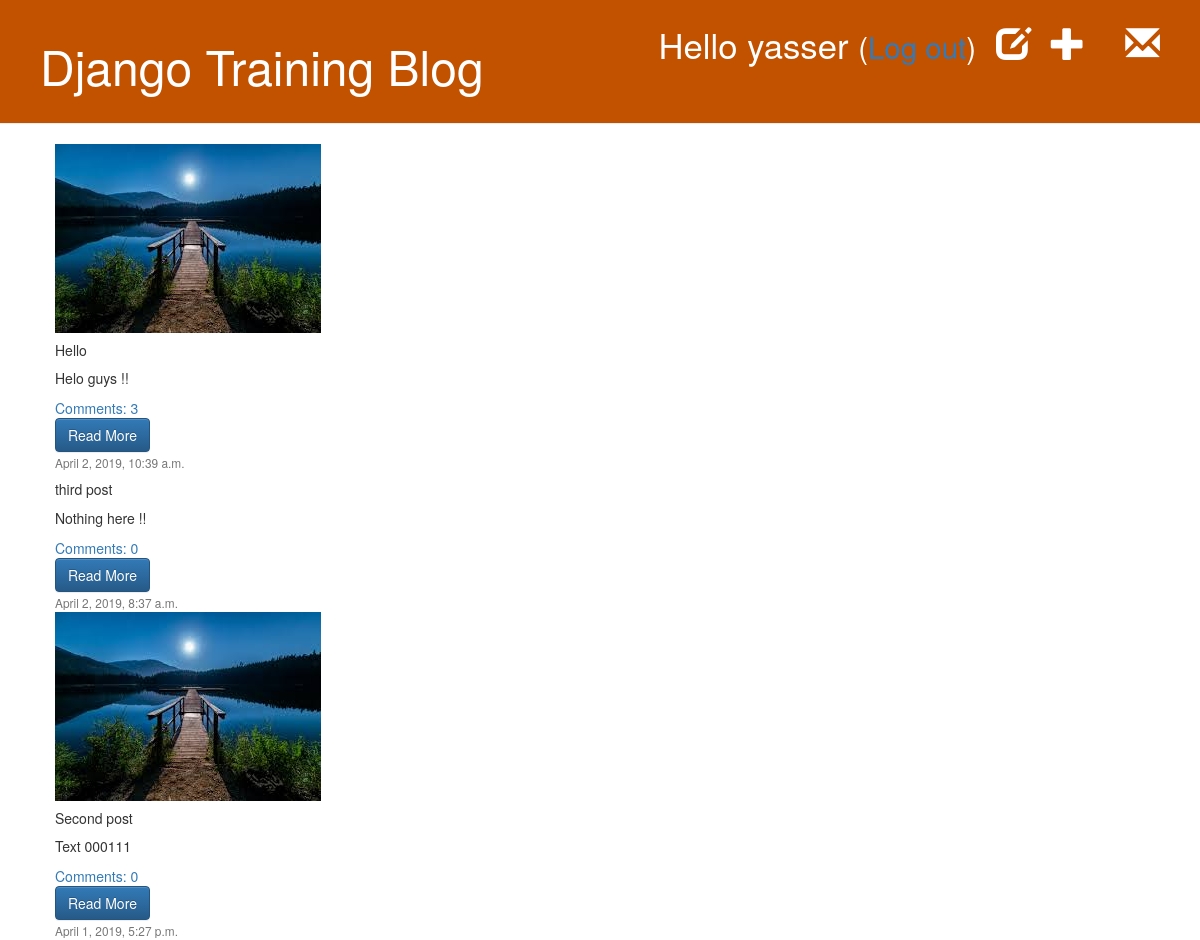
The app's page / (signed in) with its own data.
### blog/models.py (models this page shows, shortened)
class PostImage(models.Model):
	post = models.ForeignKey('blog.Post', on_delete=models.DO_NOTHING)
	image = models.ImageField(upload_to='blog/images/')
	featured = models.BooleanField(default=False)
	updated = models.DateTimeField(auto_now_add = False, auto_now=True)
	thumbnail = models.BooleanField(default=False)
	active = models.BooleanField(default=True)

class Post(models.Model):
	author = models.ForeignKey(settings.AUTH_USER_MODEL, on_delete=models.CASCADE)
	title = models.CharField(max_length=200)
	text = models.CharField(max_length=5000)
	created_date = models.DateTimeField(default=timezone.now)
	published_date = models.DateTimeField(blank=True, null=True)
	def approved_comments(self):
		return self.comments.filter(approved_comment=True)

### blog/views.py (the view)
# urls.py: path('', views.PostListView.as_view(), name='post_list'),
class PostListView(generic.ListView):
	template_name = 'blog/mainPage.html'
	context_object_name = 'posts'
	def get_queryset(self):
		return Post.objects.filter(created_date__lte=timezone.now()).order_by('published_date')

### blog/templates/blog/mainPage.html
{% extends './base.html' %}
{% load static %}
{% block content %}
	<div class="card-group">
		{% for post in posts %}
		<div class="card" style="width: 18rem;">
			{% for item in post.postimage_set.all %}
				{% if item.featured %}
					<img class="card-img-top" src="{{item.image.url}}" alt="{{post.title}}">
				{% endif %}
			{% endfor %}
			<div class="card-body">
				<h5 class="card-title">{{ post.title }}</h5>
				<p class="card-text">{{ post.text | linebreaksbr }}</p>
				<a href="{% url 'post_detail' pk=post.pk %}">Comments: {{ post.approved_comments.count }}</a>
				<a href="{% url 'post_detail' pk=post.pk %}" class="btn btn-primary">Read More</a>
			</div>
			<div class="card-footer">
				<small class="text-muted">{{ post.created_date }}</small>
			</div>
		</div>
		{% endfor %}
	</div>
{% endblock %}

### blog/templates/blog/base.html (shortened to what this page needs)
{% load static %}
<!DOCTYPE html>
<html>
<head>
	<link rel="stylesheet" href="//maxcdn.bootstrapcdn.com/bootstrap/3.2.0/css/bootstrap.min.css">
	<link rel="stylesheet" href="//maxcdn.bootstrapcdn.com/bootstrap/3.2.0/css/bootstrap-theme.min.css">
	<link rel="stylesheet" href="{% static 'css/blog.css' %}">
</head>
<body>
	<div class="page-header">
		<a class="top-menu" href="{% url 'send_feedback_email' %}">
				<span class="glyphicon glyphicon-envelope"></span>
		</a>
		{% if user.is_authenticated %}
		<a href="{% url 'add_post' %}" class="top-menu">
			<span class="glyphicon glyphicon-plus"></span>
		</a>
		<a href="{% url 'post_draft_list' %}" class="top-menu">
			<span class="glyphicon glyphicon-edit"></span>
		</a>
		<p class="top-menu">Hello {{ user.username }} <small>(<a href="{% url 'logout' %}">Log out</a>)</small></p>
		{% else %}
		<a href="{% url 'login' %}" class="top-menu">
			<span class="glyphicon glyphicon-lock"></span>
		</a>
		{% endif %}
		<h1><a href="/">Django Training Blog</a></h1>
	</div>
	<div class="content container">
		<div class="row">
			<div class="col-md-8">
				{% block content%}{% endblock %}
			</div>
		</div>
	</div>
</body>
</html>

### blog/static/css/blog.css (style rules this page uses)
.page-header { background-color: #C25100; margin-top: 0; padding: 20px 20px 20px 40px; }
.page-header h1, .page-header h1 a, .page-header h1 a:visited, .page-header h1 a:active { color: #ffffff; font-size: 36pt; text-decoration: none; }
.content { margin-left: 40px; }
.top-menu, .top-menu:hover, .top-menu:visited { color: #ffffff; float: right; font-size: 26pt; margin-right: 20px; }

### records on screen
Post: title "Hello", text "Helo guys !!", approved_comments.count "3", created_date "April 2, 2019, 10:39 a.m."
PostImage: image (picture)
Post: title "third post", text "Nothing here !!", approved_comments.count "0", created_date "April 2, 2019, 8:37 a.m."
Post: title "Second post", text "Text 000111", approved_comments.count "0", created_date "April 1, 2019, 5:27 p.m."
PostImage: image (picture)

### other values on screen
{{ user.username }} "yasser"
